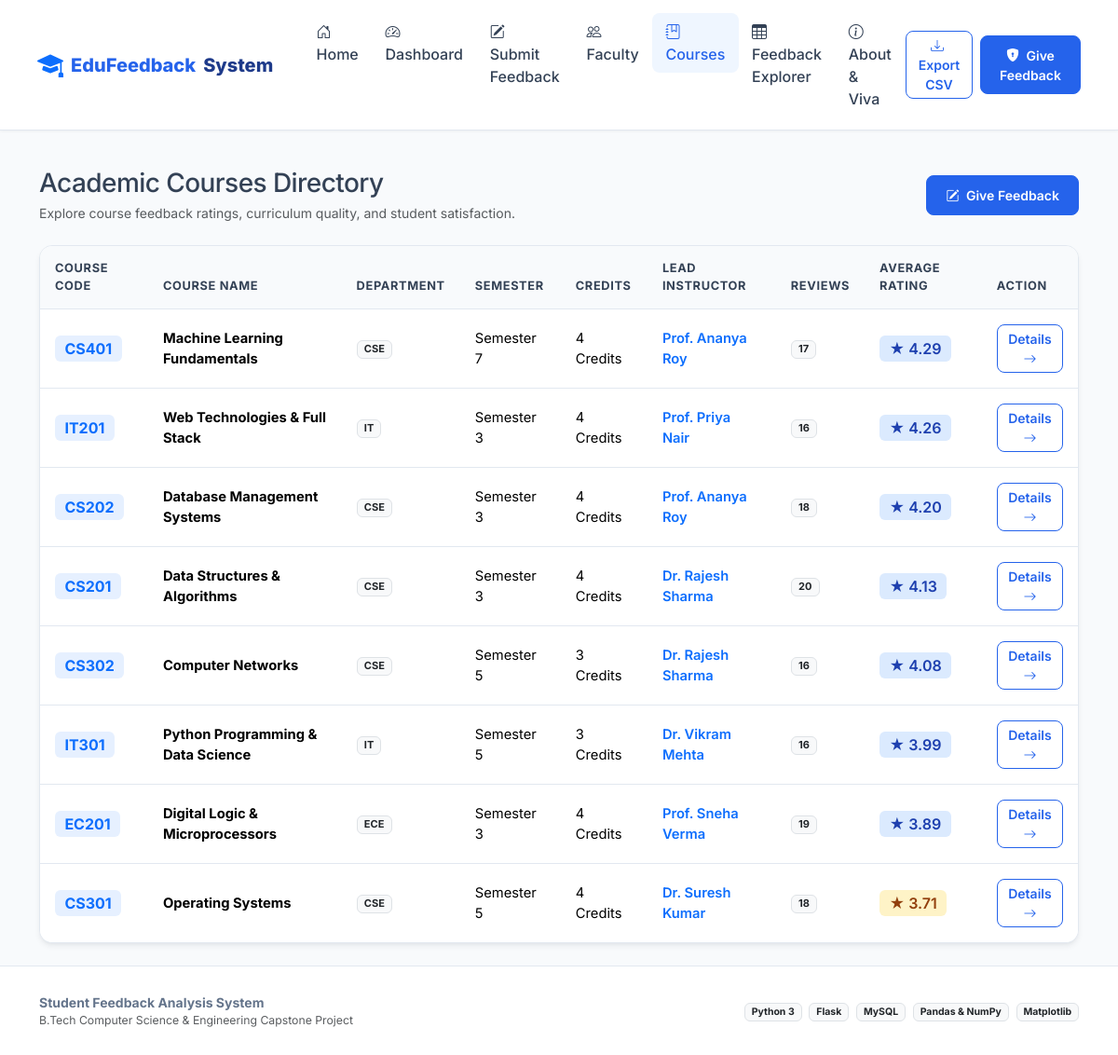
Page /courses/ on the committed database.
### models.py (models this page shows, shortened)
class Course(db.Model):
    __tablename__ = "courses"
    id = db.Column(db.Integer, primary_key=True)
    code = db.Column(db.String(20), unique=True, nullable=False)
    name = db.Column(db.String(150), nullable=False)
    department_id = db.Column(db.Integer, db.ForeignKey("departments.id"), nullable=False)
    semester = db.Column(db.Integer, nullable=False)
    credits = db.Column(db.Integer, default=3)
    faculty_id = db.Column(db.Integer, db.ForeignKey("faculty.id"), nullable=True)
    created_at = db.Column(db.DateTime, default=utc_now)
    def get_feedback_count(self):
        return len(self.feedbacks)
    def get_average_rating(self):
        if not self.feedbacks:
            return 0.0
        return round(sum(f.overall_rating for f in self.feedbacks) / len(self.feedbacks), 2)

class Department(db.Model):
    __tablename__ = "departments"
    id = db.Column(db.Integer, primary_key=True)
    code = db.Column(db.String(10), unique=True, nullable=False)
    name = db.Column(db.String(100), nullable=False)
    created_at = db.Column(db.DateTime, default=utc_now)
    faculty_members = db.relationship("Faculty", backref="department", lazy=True, cascade="all, delete-orphan")
    courses = db.relationship("Course", backref="department", lazy=True, cascade="all, delete-orphan")

class Faculty(db.Model):
    __tablename__ = "faculty"
    id = db.Column(db.Integer, primary_key=True)
    name = db.Column(db.String(100), nullable=False)
    designation = db.Column(db.String(100), nullable=False)
    department_id = db.Column(db.Integer, db.ForeignKey("departments.id"), nullable=False)
    email = db.Column(db.String(120), unique=True, nullable=False)
    experience_years = db.Column(db.Integer, default=1)
    created_at = db.Column(db.DateTime, default=utc_now)
    courses = db.relationship("Course", backref="instructor", lazy=True)

class Feedback(db.Model):
    __tablename__ = "feedback"
    id = db.Column(db.Integer, primary_key=True)
    department_id = db.Column(db.Integer, db.ForeignKey("departments.id"), nullable=False)
    course_id = db.Column(db.Integer, db.ForeignKey("courses.id"), nullable=False)
    faculty_id = db.Column(db.Integer, db.ForeignKey("faculty.id"), nullable=False)
    academic_year = db.Column(db.String(20), nullable=False, default="2025-2026")
    semester = db.Column(db.String(20), nullable=False)
    teaching_quality = db.Column(db.Integer, nullable=False)
    course_content = db.Column(db.Integer, nullable=False)
    punctuality = db.Column(db.Integer, nullable=False)
    doubt_solving = db.Column(db.Integer, nullable=False)
    lab_work_fairness = db.Column(db.Integer, nullable=False)
    overall_rating = db.Column(db.Float, nullable=False)
    comments_positive = db.Column(db.Text, nullable=True)
    comments_improvement = db.Column(db.Text, nullable=True)
    created_at = db.Column(db.DateTime, default=utc_now)
    department = db.relationship("Department", backref=db.backref("feedbacks", lazy=True), lazy="joined")
    course = db.relationship("Course", backref=db.backref("feedbacks", lazy=True), lazy="joined")
    faculty = db.relationship("Faculty", backref=db.backref("feedbacks", lazy=True), lazy="joined")

### routes/courses.py (the view)
@courses_bp.route("/")
def course_list():
    courses = Course.query.order_by(Course.code).all()
    sorted_courses = sorted(courses, key=lambda c: c.get_average_rating(), reverse=True)
    return render_template("course_list.html", courses=sorted_courses)

### templates/course_list.html (shortened to what this page needs)
{% extends "base.html" %}
{% block content %}
<div class="container py-4">
    <div class="d-flex justify-content-between align-items-center mb-4">
        <div>
            <h1 class="h3 fw-extrabold text-navy mb-1">Academic Courses Directory</h1>
            <p class="text-muted small mb-0">Explore course feedback ratings, curriculum quality, and student satisfaction.</p>
        </div>
        <a href="{{ url_for('feedback.submit_feedback') }}" class="btn btn-sm btn-primary">
            <i class="bi bi-pencil-square me-1"></i> Give Feedback
        </a>
    </div>
    <div class="custom-card">
        <div class="table-responsive">
            <table class="table table-hover table-custom align-middle">
                <thead>
                    <tr>
                        <th>Course Code</th>
                        <th>Course Name</th>
                        <th>Department</th>
                        <th>Semester</th>
                        <th>Credits</th>
                        <th>Lead Instructor</th>
                        <th>Reviews</th>
                        <th>Average Rating</th>
                        <th>Action</th>
                    </tr>
                </thead>
                <tbody>
                    {% for course in courses %}
                    <tr>
                        <td>
                            <span class="badge bg-primary bg-opacity-10 text-primary fw-bold fs-6">
                                {{ course.code }}
                            </span>
                        </td>
                        <td>
                            <div class="fw-bold text-navy">{{ course.name }}</div>
                        </td>
                        <td>
                            <span class="badge bg-light text-dark border">{{ course.department.code }}</span>
                        </td>
                        <td>Semester {{ course.semester }}</td>
                        <td>{{ course.credits }} Credits</td>
                        <td>
                            {% if course.instructor %}
                                <a href="{{ url_for('faculty.faculty_detail', faculty_id=course.instructor.id) }}" class="text-decoration-none fw-semibold">
                                    {{ course.instructor.name }}
                                </a>
                            {% else %}
                                <span class="text-muted">Unassigned</span>
                            {% endif %}
                        </td>
                        <td>
                            <span class="badge bg-light text-dark border">{{ course.get_feedback_count() }}</span>
                        </td>
                        <td>
                            <span class="badge {{ course.get_average_rating()|rating_badge }} fs-6">
                                ★ {{ "%.2f"|format(course.get_average_rating()) }}
                            </span>
                        </td>
                        <td>
                            <a href="{{ url_for('courses.course_detail', course_id=course.id) }}" class="btn btn-sm btn-outline-primary">
                                Details <i class="bi bi-arrow-right"></i>
                            </a>
                        </td>
                    </tr>
                    {% else %}
                    <tr>
                        <td colspan="9" class="text-center text-muted py-4">No courses found in database.</td>
                    </tr>
                    {% endfor %}
                </tbody>
            </table>
        </div>
    </div>
</div>
{% endblock %}

### static/css/style.css (style rules this page uses)
:root { --navy-900: #0f172a; --navy-800: #1e3a8a; --navy-700: #1d4ed8; --blue-600: #2563eb; --blue-500: #3b82f6; --blue-400: #60a5fa; --blue-100: #dbeafe; --blue-50: #eff6ff; --slate-50: #f8fafc; --slate-100: #f1f5f9; --slate-200: #e2e8f0; --slate-300: #cbd5e1; --slate-500: #64748b; --slate-700: #334155; --slate-900: #0f172a; --emerald-500: #10b981; --emerald-100: #d1fae5; --amber-500: #f59e0b; --amber-100: #fef3c7; --rose-500: #ef4444; --rose-100: #fee2e2; --card-radius: 14px; --button-radius: 8px; --card-shadow: 0 4px 6px -1px rgba(15, 23, 42, 0.07), 0 2px 4px -2px rgba(15, 23, 42, 0.05); --card-shadow-hover: 0 10px 15px -3px rgba(15, 23, 42, 0.1), 0 4px 6px -4px rgba(15, 23, 42, 0.05); }
body { font-family: 'Inter', -apple-system, BlinkMacSystemFont, "Segoe UI", Roboto, "Helvetica Neue", Arial, sans-serif; background-color: var(--slate-50); color: var(--slate-700); min-height: 100vh; display: flex; flex-direction: column; }
h1, h2, h3, h4, h5, h6 { color: var(--navy-800); font-weight: 700; letter-spacing: -0.02em; }
.btn-primary { background-color: var(--blue-600); border-color: var(--blue-600); border-radius: var(--button-radius); font-weight: 600; padding: 0.6rem 1.25rem; transition: all 0.2s ease-in-out; }
.btn-outline-primary { color: var(--blue-600); border-color: var(--blue-600); border-radius: var(--button-radius); font-weight: 600; }
.custom-card { background: #ffffff; border: 1px solid var(--slate-200); border-radius: var(--card-radius); box-shadow: var(--card-shadow); transition: transform 0.2s ease, box-shadow 0.2s ease; overflow: hidden; }
.badge-good { background-color: #dbeafe; color: #1e40af; font-weight: 600; padding: 0.35rem 0.65rem; border-radius: 6px; }
.badge-avg { background-color: #fef3c7; color: #92400e; font-weight: 600; padding: 0.35rem 0.65rem; border-radius: 6px; }
.table-custom { margin-bottom: 0; }
.table-custom th { background-color: var(--slate-50); color: var(--slate-700); font-size: 0.8rem; text-transform: uppercase; letter-spacing: 0.05em; font-weight: 700; border-bottom: 1px solid var(--slate-200); padding: 0.9rem 1rem; }
.table-custom td { padding: 1rem; vertical-align: middle; border-bottom: 1px solid var(--slate-200); font-size: 0.92rem; }
.table-custom tr:last-child td { border-bottom: none; }

### rows in the picture
Course: code "CS401", name "Machine Learning Fundamentals", department.code "CSE", semester "7", credits "4", instructor.name "Prof. Ananya Roy", get_feedback_count "17"
Feedback: get_average_rating "4.29"
Course: code "IT201", name "Web Technologies & Full Stack", department.code "IT", semester "3", credits "4", instructor.name "Prof. Priya Nair", get_feedback_count "16"
Feedback: get_average_rating "4.26"
Course: code "CS202", name "Database Management Systems", department.code "CSE", semester "3", credits "4", instructor.name "Prof. Ananya Roy", get_feedback_count "18"
Feedback: get_average_rating "4.20"
Course: code "CS201", name "Data Structures & Algorithms", department.code "CSE", semester "3", credits "4", instructor.name "Dr. Rajesh Sharma", get_feedback_count "20"
Feedback: get_average_rating "4.13"
Course: code "CS302", name "Computer Networks", department.code "CSE", semester "5", credits "3", instructor.name "Dr. Rajesh Sharma", get_feedback_count "16"
Feedback: get_average_rating "4.08"
Course: code "IT301", name "Python Programming & Data Science", department.code "IT", semester "5", credits "3", instructor.name "Dr. Vikram Mehta", get_feedback_count "16"
Feedback: get_average_rating "3.99"
Course: code "EC201", name "Digital Logic & Microprocessors", department.code "ECE", semester "3", credits "4", instructor.name "Prof. Sneha Verma", get_feedback_count "19"
Feedback: get_average_rating "3.89"
Course: code "CS301", name "Operating Systems", department.code "CSE", semester "5", credits "4", instructor.name "Dr. Suresh Kumar", get_feedback_count "18"
Feedback: get_average_rating "3.71"
